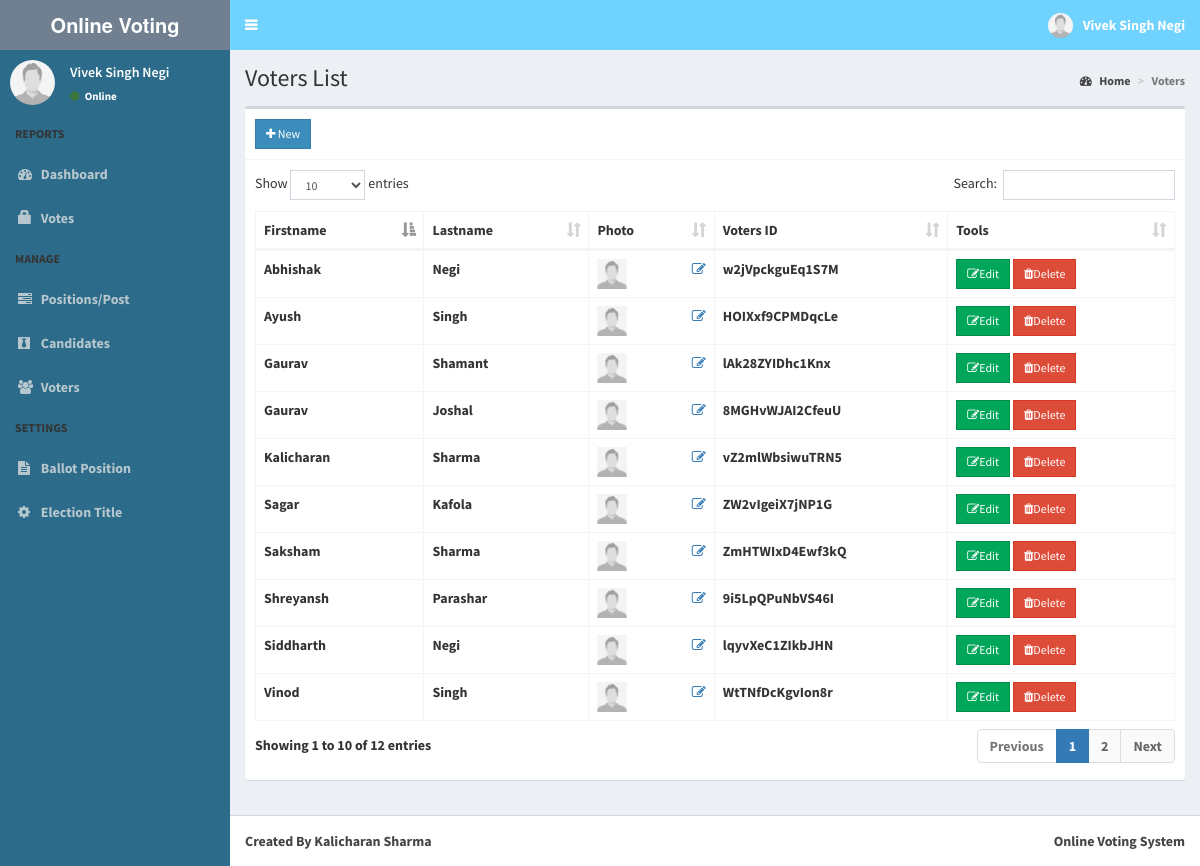
Screenshot of /admin/voters.php (signed in) with the database file from the repository.
### tables this page shows
CREATE TABLE `voters` (
  `id` int(11) NOT NULL,
  `voters_id` varchar(15) NOT NULL,
  `password` varchar(60) NOT NULL,
  `firstname` varchar(30) NOT NULL,
  `lastname` varchar(30) NOT NULL,
  `photo` varchar(150) NOT NULL
);

### admin/includes/session.php (called while the page is built, shortened)
<?php
	include 'includes/conn.php';
	$sql = "SELECT * FROM admin WHERE id = '".$_SESSION['admin']."'";
	$query = $conn->query($sql);
	$user = $query->fetch_assoc();
?>

### admin/voters.php (the view, shortened to what this page needs)
<?php include 'includes/session.php'; ?>
<?php include 'includes/header.php'; ?>
<body class="hold-transition skin-blue sidebar-mini">
<div class="wrapper">
  <?php include 'includes/navbar.php'; ?>
  <?php include 'includes/menubar.php'; ?>
  <div class="content-wrapper">
    <section class="content-header">
      <h1>
        Voters List
      </h1>
      <ol class="breadcrumb">
        <li><a href="#"><i class="fa fa-dashboard"></i> Home</a></li>
        <li class="active">Voters</li>
      </ol>
    </section>
    <section class="content">
      <div class="row">
        <div class="col-xs-12">
          <div class="box">
            <div class="box-header with-border">
              <a href="#addnew" data-toggle="modal" class="btn btn-primary btn-sm btn-flat"><i class="fa fa-plus"></i> New</a>
            </div>
            <div class="box-body">
              <table id="example1" class="table table-bordered">
                <thead>
                  <th>Firstname</th>
                  <th>Lastname</th>
                  <th>Photo</th>
                  <th>Voters ID</th>
                  <th>Tools</th>
                </thead>
                <tbody>
                  <?php
                    $sql = "SELECT * FROM voters";
                    $query = $conn->query($sql);
                    while($row = $query->fetch_assoc()){
                      $image = (!empty($row['photo'])) ? '../images/'.$row['photo'] : '../images/profile.jpg';
                      echo "
                        <tr>
                          <td>".$row['firstname']."</td>
                          <td>".$row['lastname']."</td>
                          <td>
                            <img src='".$image."' width='30px' height='30px'>
                            <a href='#edit_photo' data-toggle='modal' class='pull-right photo' data-id='".$row['id']."'><span class='fa fa-edit'></span></a>
                          </td>
                          <td>".$row['voters_id']."</td>
                          <td>
                            <button class='btn btn-success btn-sm edit btn-flat' data-id='".$row['id']."'> <i class='fa fa-edit'></i>Edit</button>
                            <button class='btn btn-danger btn-sm delete btn-flat' data-id='".$row['id']."'> <i class='fa fa-trash'></i>Delete</button>
                          </td>
                        </tr>
                      ";
                    }
                  ?>
                </tbody>
              </table>
            </div>
          </div>
        </div>
      </div>
    </section>
  </div>
  <?php include 'includes/footer.php'; ?>
</div>
</body>
</html>

### admin/includes/navbar.php (shortened to what this page needs)
<header class="main-header">
  <a href="home.php" class="logo">
    <span class="logo-lg"><b><marquee>Online Voting System</marquee> </span>
  </a>
  <nav class="navbar navbar-static-top">
    <a href="#" class="sidebar-toggle" data-toggle="push-menu" role="button">
    </a>
    <div class="navbar-custom-menu">
      <ul class="nav navbar-nav">
        <li class="dropdown user user-menu">
          <a href="#" class="dropdown-toggle" data-toggle="dropdown">
            <img src="<?php echo (!empty($user['photo'])) ? '../images/'.$user['photo'] : '../images/profile.jpg'; ?>" class="user-image" alt="User Image">
            <span class="hidden-xs"><?php echo $user['firstname'].' '.$user['lastname']; ?></span>
          </a>
        </li>
      </ul>
    </div>
  </nav>
</header>

### admin/includes/menubar.php (shortened to what this page needs)
<aside class="main-sidebar">
  <section class="sidebar">
    <div class="user-panel">
      <div class="pull-left image">
        <img src="<?php echo (!empty($user['photo'])) ? '../images/'.$user['photo'] : '../images/profile.jpg'; ?>" class="img-circle" alt="User Image">
      </div>
      <div class="pull-left info">
        <p><?php echo $user['firstname'].' '.$user['lastname']; ?></p>
        <a><i class="fa fa-circle text-success"></i> Online</a>
      </div>
    </div>
    <ul class="sidebar-menu" data-widget="tree">
      <li class="header">REPORTS</li>
      <li class=""><a href="home.php"><i class="fa fa-dashboard"></i> <span>Dashboard</span></a></li>
      <li class=""><a href="votes.php"><span class="glyphicon glyphicon-lock"></span> <span>Votes</span></a></li>
      <li class="header">MANAGE</li>
      <li class=""><a href="positions.php"><i class="fa fa-tasks"></i> <span>Positions/Post</span></a></li>
      <li class=""><a href="candidates.php"><i class="fa fa-black-tie"></i> <span>Candidates</span></a></li>
      <li class=""><a href="voters.php"><i class="fa fa-users"></i> <span>Voters</span></a></li>
      <li class="header">SETTINGS</li>
      <li class=""><a href="ballot.php"><i class="fa fa-file-text"></i> <span>Ballot Position</span></a></li>
      <li class=""><a href="#config" data-toggle="modal"><i class="fa fa-cog"></i> <span>Election Title</span></a></li>
    </ul>
  </section>
</aside>

### rows the page displays
voters: firstname "Gaurav", lastname "Shamant", photo (placeholder picture), voters "lAk28ZYIDhc1Knx"
voters: firstname "Siddharth", lastname "Negi", photo (placeholder picture), voters "lqyvXeC1ZIkbJHN"
voters: firstname "Gaurav", lastname "Joshal", photo (placeholder picture), voters "8MGHvWJAI2CfeuU"
voters: firstname "Kalicharan", lastname "Sharma", voters "vZ2mlWbsiwuTRN5"
voters: firstname "Sagar", lastname "Kafola", photo (placeholder picture), voters "ZW2vIgeiX7jNP1G"
voters: firstname "Vinod", lastname "Singh", photo (placeholder picture), voters "WtTNfDcKgvIon8r"
voters: firstname "Ayush", lastname "Singh", photo (placeholder picture), voters "HOIXxf9CPMDqcLe"
voters: firstname "Saksham", lastname "Sharma", photo (placeholder picture), voters "ZmHTWIxD4Ewf3kQ"
voters: firstname "Shreyansh", lastname "Parashar", photo (placeholder picture), voters "9i5LpQPuNbVS46I"
voters: firstname "Abhishak", lastname "Negi", photo (placeholder picture), voters "w2jVpckguEq1S7M"

### other values shown
$user['firstname'] "Vivek Singh"
$user['lastname'] "Negi"
